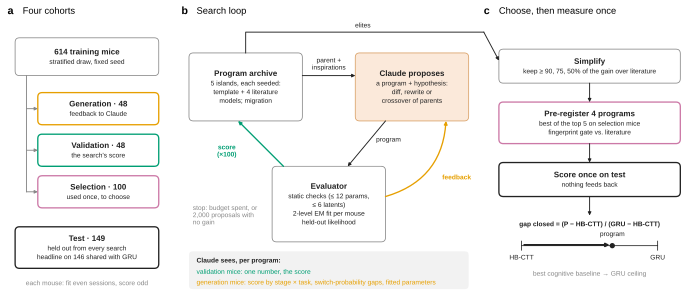

This figure's Python source:
"""Study 40's procedure as a paper method figure (fig_procedure.svg): (a) the four cohorts,
(b) the search loop and what Claude sees, (c) simplification, pre-registration and the one test score.

Cohort sizes come from reference/cohorts_seed0.json; the training-pool and test counts from
analysis/explainers/explainer_refs.json. The gap-closed axis is a schematic: no score is drawn.
"""
from __future__ import annotations

import json
import sys
from pathlib import Path

import matplotlib.pyplot as plt
from matplotlib.patches import FancyArrowPatch, FancyBboxPatch

HERE = Path(__file__).resolve().parent
STUDY = HERE.parent
sys.path.insert(0, str(STUDY.parent / "util"))
import figure_style as fs  # noqa: E402

W, H = 183, 78                                   # mm
INK, GREY, LIGHT = "#222222", "#888888", "#F2F2F2"
COHORT = {"generation": fs.OKABE_ITO["orange"], "validation": fs.OKABE_ITO["green"],
          "selection": fs.OKABE_ITO["purple"], "test": INK}
CLAUDE = "#FBE9DA"                               # the proposer's fill


def box(ax, x, y, w, h, title, lines=(), edge=GREY, fill="white", lw=0.6, size=6, sub=5):
    """A rounded box at (x, y) lower-left, in mm, with a bold title and smaller lines below it."""
    ax.add_patch(FancyBboxPatch((x, y), w, h, boxstyle="round,pad=0,rounding_size=1.2",
                                fc=fill, ec=edge, lw=lw))
    n = len(lines)
    top = y + h / 2 + (n * 2.3) / 2
    ax.text(x + w / 2, top, title, ha="center", va="center", fontsize=size, fontweight="bold", color=INK)
    for i, line in enumerate(lines):
        ax.text(x + w / 2, top - 2.6 - 2.3 * i, line, ha="center", va="center", fontsize=sub, color=INK)


def arrow(ax, a, b, color=GREY, lw=0.7, rad=0.0, ls="-"):
    ax.add_patch(FancyArrowPatch(a, b, arrowstyle="-|>", mutation_scale=5, color=color, lw=lw,
                                 linestyle=ls, connectionstyle=f"arc3,rad={rad}", shrinkA=0, shrinkB=0))


def label(ax, x, y, text, color=INK, size=5, ha="center", **kw):
    ax.text(x, y, text, ha=ha, va="center", fontsize=size, color=color, **kw)


def main() -> None:
    sizes = json.loads((STUDY / "reference/cohorts_seed0.json").read_text())["sizes"]
    refs = json.loads((HERE / "explainers/explainer_refs.json").read_text())

    fs.apply_paper_style()
    fig = plt.figure(figsize=fs.mm(W, H))
    ax = fig.add_axes([0, 0, 1, 1])
    ax.set_xlim(0, W)
    ax.set_ylim(0, H)
    ax.set_axis_off()

    for x, letter, title in ((2, "a", "Four cohorts"), (48, "b", "Search loop"), (128, "c", "Choose, then measure once")):
        ax.text(x, H - 3, letter, fontsize=8, fontweight="bold", va="center")
        ax.text(x + 4, H - 3, title, fontsize=7, va="center")

    # (a) cohorts ---------------------------------------------------------------------------
    box(ax, 4, 58, 38, 10, f"{refs['n_train_mice']} training mice", ["stratified draw, fixed seed"])
    rows = (("generation", "Generation", "feedback to Claude", 45),
            ("validation", "Validation", "the search's score", 34),
            ("selection", "Selection", "used once, to choose", 23))
    for key, name, role, y in rows:
        box(ax, 10, y, 32, 8.5, f"{name} · {sizes[key]}", [role], edge=COHORT[key], lw=1.0)
        arrow(ax, (7, y + 4.25), (10, y + 4.25))
    ax.plot([7, 7], [58, 27.25], color=GREY, lw=0.7)
    box(ax, 4, 7, 38, 11, f"Test · {refs['n_test_mice']}", ["held out from every search", "headline on 146 shared with GRU"],
        edge=COHORT["test"], lw=1.0)
    label(ax, 23, 3, "each mouse: fit even sessions, score odd", color=GREY)

    # (b) search loop -----------------------------------------------------------------------
    box(ax, 50, 46, 30, 18, "Program archive", ["5 islands, each seeded:", "template + 4 literature", "models; migration"])
    box(ax, 94, 46, 30, 18, "Claude proposes", ["a program + hypothesis:", "diff, rewrite or", "crossover of parents"],
        fill=CLAUDE, edge="#D9A066")
    box(ax, 72, 14, 30, 20, "Evaluator", ["static checks (≤ 12 params,", "≤ 6 latents)", "2-level EM fit per mouse",
                                         "held-out likelihood"])
    arrow(ax, (80, 58), (94, 58), color=INK)
    label(ax, 87, 61, "parent +\ninspirations")
    arrow(ax, (102, 46), (92, 34), color=INK)
    label(ax, 99.5, 41, "program", ha="left")
    arrow(ax, (102, 26), (118, 46), color=COHORT["generation"], lw=1.0, rad=0.35)
    label(ax, 117, 31, "feedback", color=COHORT["generation"], ha="left", fontweight="bold")
    label(ax, 51, 21, "stop: budget spent, or\n2,000 proposals with\nno gain", ha="left", color=GREY)
    arrow(ax, (75, 34), (63, 46), color=COHORT["validation"], lw=1.0)
    label(ax, 60, 38, "score\n(×100)", color=COHORT["validation"], fontweight="bold")

    # what Claude sees
    ax.add_patch(FancyBboxPatch((50, 1.5), 74, 10, boxstyle="round,pad=0,rounding_size=1", fc=LIGHT, ec="none"))
    label(ax, 52, 9, "Claude sees, per program:", ha="left", fontweight="bold")
    label(ax, 52, 6, "validation mice: one number, the score", ha="left", color=COHORT["validation"])
    label(ax, 52, 3.2, "generation mice: score by stage × task, switch-probability gaps, fitted parameters",
          ha="left", color=COHORT["generation"])

    # (c) choose, then measure -------------------------------------------------------------
    box(ax, 132, 56, 48, 9, "Simplify", ["keep ≥ 90, 75, 50% of the gain over literature"])
    box(ax, 132, 40, 48, 11, "Pre-register 4 programs", ["best of the top 5 on selection mice", "fingerprint gate vs. literature"],
        edge=COHORT["selection"], lw=1.0)
    box(ax, 132, 26, 48, 9, "Score once on test", ["nothing feeds back"], edge=COHORT["test"], lw=1.0)
    ax.plot([65, 65, 128], [64, 69.5, 69.5], color=INK, lw=0.7)
    arrow(ax, (128, 69.5), (132, 62), color=INK)
    label(ax, 96, 71.2, "elites")
    arrow(ax, (156, 56), (156, 51), color=INK)
    arrow(ax, (156, 40), (156, 35), color=INK)
    arrow(ax, (156, 26), (156, 21), color=INK)

    # gap closed, schematic axis from HB-CTT (0) to the GRU (1)
    x0, x1, y = 138, 174, 13
    ax.plot([x0, x1], [y, y], color=INK, lw=0.6)
    for x, name in ((x0, "HB-CTT"), (x1, "GRU")):
        ax.plot([x, x], [y - 1.2, y + 1.2], color=INK, lw=0.6)
        label(ax, x, y - 3.2, name)
    ax.annotate("", xy=(162, y + 0.2), xytext=(x0, y + 0.2),
                arrowprops=dict(arrowstyle="-|>", color=INK, lw=1.4, mutation_scale=5))
    ax.plot([162], [y], "o", ms=3, color=INK)
    label(ax, 162, y + 3, "program")
    label(ax, 156, 18.6, "gap closed = (P − HB-CTT) / (GRU − HB-CTT)", fontweight="bold")
    label(ax, 156, 5.5, "best cognitive baseline → GRU ceiling", color=GREY)

    fs.save_figure(fig, HERE / "fig_procedure.svg")


if __name__ == "__main__":
    main()
